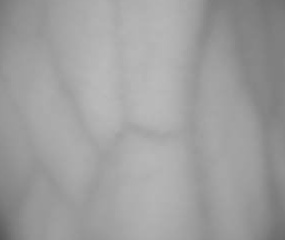
#> input picture images/20210511_184923_CROPPING.jpg, 285 x 240 px, found by its file name; the run also reads 4 pictures not shown here
$ jupyter execute --allow-errors '1. 정맥 이미지 처리.ipynb'
#> lines starting #> are read from the running program, lines starting #| are printed output that depends on the picture; after the words box and inside, x2 and y2 are one past the last pixel; in counts of white or black regions, pixels touching at a corner belong together
# 정맥 이미지 처리

### 필요한 라이브러리와 이미지 불러오기

[cell 1]
import cv2
import numpy as np
from PIL import Image

[cell 2]
img = cv2.imread("images\\20210511_184923_CROPPING.jpg")
#> img is the input picture: shape (240, 285, 3); min 88, max 187, mean 158.9

### 이미지를 GRAY로 바꾸고 노이즈 제거 후 다시 BGR로 변환

[cell 3]
# noise
gray = cv2.cvtColor(img, cv2.COLOR_BGR2GRAY)
noise = cv2.fastNlMeansDenoising(gray)
noise = cv2.cvtColor(noise, cv2.COLOR_GRAY2BGR)
#> noise: shape (240, 285, 3)

[cell 4]
image1 = Image.open("images\image1.jpg")
image1 = image1.resize((250, 250))
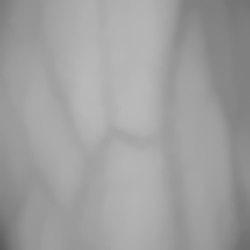
#> image1: PIL image 250x250 RGB; min 92, max 185, mean 159
image1

### 히스토그램 균등화

[cell 5]
# equalist hist
kernel = np.ones((7,7),np.uint8)
img = cv2.morphologyEx(noise, cv2.MORPH_OPEN, kernel)
img_yuv = cv2.cvtColor(img, cv2.COLOR_BGR2YUV)
#> img_yuv: shape (240, 285, 3); mean of channels 0, 1, 2 158.9, 128, 128
img_yuv[:,:,0] = cv2.equalizeHist(img_yuv[:,:,0])
#> img_yuv: shape (240, 285, 3); mean of channels 0, 1, 2 130, 128, 128
img_output = cv2.cvtColor(img_yuv, cv2.COLOR_YUV2BGR)
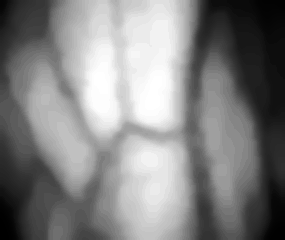
#> img_output: shape (240, 285, 3); min 0, max 255, mean 130

[cell 6]
image2 = Image.open("images\image2.jpg")
image2 = image2.resize((250, 250))
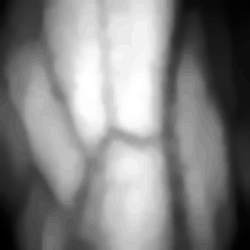
#> image2: PIL image 250x250 RGB; min 0, max 255, mean 130
image2

### 이미지 반전 처리

[cell 7]
# invert
inv = cv2.bitwise_not(img_output)

[cell 8]
image2 = Image.open("images\image3.jpg")
image2 = image2.resize((250, 250))
#> image2: PIL image 250x250 RGB
image2

### 이미지 침식 처리

[cell 9]
# erode
gray = cv2.cvtColor(inv, cv2.COLOR_BGR2GRAY)
erosion = cv2.erode(gray,kernel,iterations = 1)
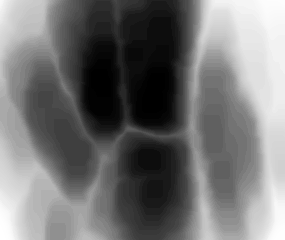
#> erosion: shape (240, 285); min 0, max 255, mean 115.9

[cell 10]
image2 = Image.open("images\image4.jpg")
image2 = image2.resize((250, 250))
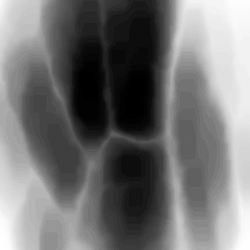
#> image2: PIL image 250x250 L; min 0, max 255, mean 115.9
image2

### 이미지 골격화

[cell 11]
# skel
img = gray.copy()
skel = img.copy()
skel[:,:] = 0
#> skel: shape (240, 285); every value is 0
kernel = cv2.getStructuringElement(cv2.MORPH_CROSS, (5,5))
iterations = 0

while True:
    eroded = cv2.morphologyEx(img, cv2.MORPH_ERODE, kernel)
    temp = cv2.morphologyEx(eroded, cv2.MORPH_DILATE, kernel)
    temp  = cv2.subtract(img, temp)
    skel = cv2.bitwise_or(skel, temp)
    img[:,:] = eroded[:,:]
    if cv2.countNonZero(img) == 0:
        break
#> this loop made 130 passes
#> pass 1, `temp  = cv2.subtract(img, temp)`:
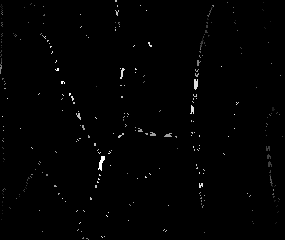
#> temp: shape (240, 285); min 0, max 8, mean 0.0651; drawn with min black and max white
#> after the loop:
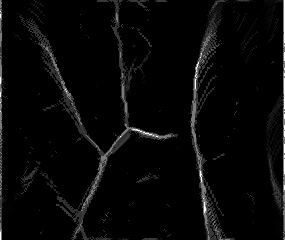
#> skel: shape (240, 285); min 0, max 31, mean 1; drawn with min black and max white

[cell 12]
image2 = Image.open("images\image5.jpg")
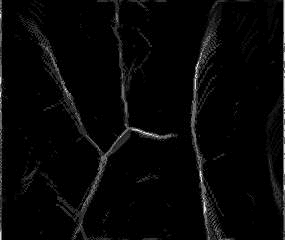
#> input picture images/image5.jpg, 285 x 240 px, found by its file name
#> image2 is the input picture: PIL image 285x240 L; min 0, max 36, mean 1
image2 = image2.resize((250, 250))
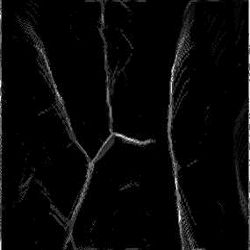
#> image2: PIL image 250x250 L; min 0, max 33, mean 1; drawn with min black and max white
image2

### 정맥을 더 잘 보이게 하기 위한 임계 값 적용

[cell 13]
ret, thr = cv2.threshold(skel, 5,255, cv2.THRESH_BINARY);
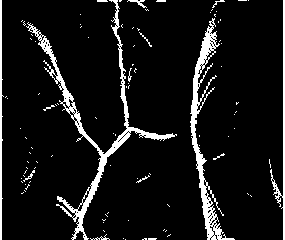
#> thr: shape (240, 285); 8.7% white; 99 white regions (85 under 20 px), largest, box (x1, y1, x2, y2) and area: (26, 0, 177, 240) 2501, (190, 18, 235, 240) 1845, (270, 0, 285, 240) 590
